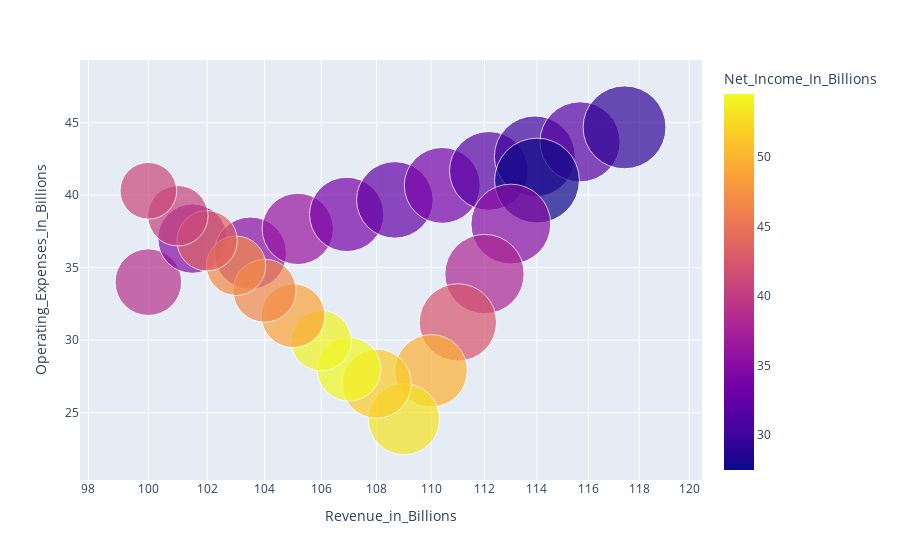

Here is the notebook cell this chart was saved with:
### Markdown cell above
**The year with the highest level of Revenue was not the year in which Net Income was the greatest.  Net Income peaks eight years following.  Take note of that in the two bubbles in yellow below.**

### Code cell
fig = px.scatter(df, x="Revenue_in_Billions", y="Operating_Expenses_In_Billions", size="Operating_Income_In_Billions", color="Net_Income_In_Billions",
           hover_name="Net_Income_In_Billions", log_x=True, size_max=60)
fig.show()

### Figure 1 — Plotly figure (JSON) as saved in the notebook; plotly's stock layout.template omitted (floating-point values rounded to 4 significant figures)
{"data": [{"hovertemplate": "<b>%{hovertext}</b><br><br>Revenue_in_Billions=%{x}<br>Operating_Expenses_In_Billions=%{y}<br>Operating_Income_In_Billions=%{marker.size}<br>Net_Income_In_Billions=%{marker.color}<extra></extra>", "hovertext": [39, 35, 35.3, 36.17, 33.92, 32.47, 33.92, 31.67, 30.22, 31.67, 29.42, 27.47, 35, 37.94, 42.47, 49.67, 53.17, 51.69, 54.56, 54.26, 48.81, 46.76, 46.96, 43.46, 40.76, 40.96], "legendgroup": "", "marker": {"color": [39, 35, 35.3, 36.17, 33.92, 32.47, 33.92, 31.67, 30.22, 31.67, 29.42, 27.47, 35, 37.94, 42.47, 49.67, 53.17, 51.69, 54.56, 54.26, 48.81, 46.76, 46.96, 43.46, 40.76, 40.96], "coloraxis": "coloraxis", "size": [29.89, 32.39, 35.09, 34.22, 37.22, 39.42, 38.72, 41.72, 43.92, 43.22, 46.22, 48.42, 42.89, 42.39, 40.2, 35.33, 34.17, 32.2, 27.33, 24.67, 27.39, 26.72, 23.8, 24.58, 24.55, 21.63], "sizemode": "area", "sizeref": 0.01345, "symbol": "circle"}, "mode": "markers", "name": "", "orientation": "v", "showlegend": false, "type": "scatter", "x": [100, 101.5, 103.5, 105.2, 106.9, 108.7, 110.4, 112.2, 113.9, 115.7, 117.4, 114, 113, 112, 111, 110, 109, 108, 107, 106, 105, 104, 103, 102, 101, 100], "xaxis": "x", "y": [34, 37, 36, 37.67, 38.67, 39.67, 40.67, 41.67, 42.67, 43.67, 44.67, 41, 38, 34.56, 31.22, 27.89, 24.56, 27, 28, 29.96, 31.69, 33.41, 35.13, 36.85, 38.57, 40.3], "yaxis": "y"}], "layout": {"autosize": true, "coloraxis": {"colorbar": {"title": {"text": "Net_Income_In_Billions"}}, "colorscale": [[0, "#0d0887"], [0.1111, "#46039f"], [0.2222, "#7201a8"], [0.3333, "#9c179e"], [0.4444, "#bd3786"], [0.5556, "#d8576b"], [0.6667, "#ed7953"], [0.7778, "#fb9f3a"], [0.8889, "#fdca26"], [1, "#f0f921"]]}, "legend": {"itemsizing": "constant", "tracegroupgap": 0}, "margin": {"t": 60}, "xaxis": {"anchor": "y", "autorange": true, "domain": [0, 1], "range": [1.993, 2.078], "title": {"text": "Revenue_in_Billions"}, "type": "log"}, "yaxis": {"anchor": "x", "autorange": true, "domain": [0, 1], "range": [15.41, 54.98], "title": {"text": "Operating_Expenses_In_Billions"}, "type": "linear"}}}
